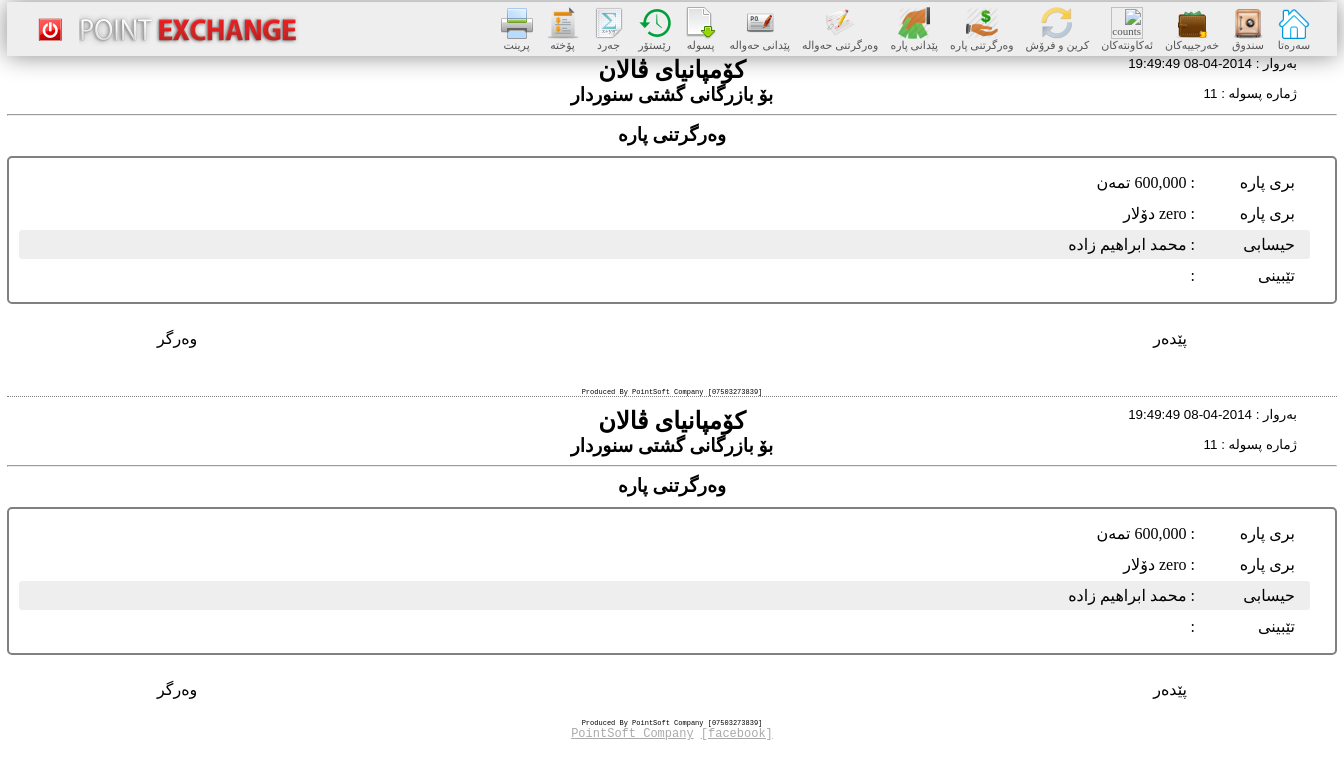
/loan_payment_view.php?id=11 (signed in), run on the app's committed database.
### tables this page shows
CREATE TABLE IF NOT EXISTS `loan_payment` (
  `id` int(11) NOT NULL AUTO_INCREMENT,
  `id_user` int(11) DEFAULT NULL,
  `id_account` int(11) NOT NULL,
  `date_time` datetime DEFAULT NULL,
  `a_dollar` decimal(12,0) DEFAULT NULL,
  `a_dinar` decimal(20,0) DEFAULT NULL,
  `a_tman` decimal(20,0) DEFAULT NULL,
  `detail` varchar(200) DEFAULT NULL,
  PRIMARY KEY (`id`)
);

CREATE TABLE IF NOT EXISTS `accounts` (
  `id` int(11) NOT NULL AUTO_INCREMENT,
  `owner_name` varchar(200) DEFAULT NULL,
  `account_number` varchar(50) DEFAULT NULL,
  `balance` bigint(20) DEFAULT NULL,
  `date_created` datetime DEFAULT NULL,
  `detail` varchar(200) DEFAULT NULL,
  PRIMARY KEY (`id`)
);

### class/loan_payment.class.php (called while the page is built, shortened)
<?php
require_once 'database.class.php';
class loan_payment extends database{
	private static $TABLE = 'loan_payment';
	public static function get_loan_payment_info($id){
		try{
			$sql = "SELECT p.id,p.date_time,p.a_dollar,p.a_dinar,p.a_tman,p.detail,a.owner_name FROM ".self::$TABLE." p left join accounts a on a.id = p.id_account WHERE p.id = :id";
			$stmt = self::$PDO->prepare($sql);
			$stmt->bindParam(':id',$id,PDO::PARAM_INT);
			$stmt->execute();
			$row = $stmt->fetch(PDO::FETCH_ASSOC);
			return $row;
		}
		catch(PDOException $e){
			echo 'Error: [loan_payment.class.php/function get_loan_payment_info]'.$e->getMessage().'<br>';
			die();
		}
	}
}
?>

### class/database.class.php (called while the page is built, shortened)
<?php
function dsh_money($money,$decimal_check = 2,$symbol = null){
	$negative = false;
	$decimal = $money - intval($money);
	$arr = array();
	if($money !== 0)
		while($money){
			$part = strval($money % 1000);
			$len = strlen($part);
			if($len == 1)
				$part = '00'.$part;
			else if($len == 2)
				$part = '0'.$part;
			$money =intval($money/1000);
			array_push($arr, $part);
		}
	else
		$arr = array(0);
	$arr = array_reverse($arr);
	$str = implode(',', $arr);
	return $str;
}
function money_to_word($number)
{
    if (!$number) return "zero";
    return $string;
}
?>

### loan_payment_view.php (the view, shortened to what this page needs)
<?php
	require_once 'class/database.class.php';
	require_once 'class/loan_payment.class.php';
	$order_payment_info = loan_payment::get_loan_payment_info(@$_GET['id']);
	$money = '';
	if($order_payment_info['a_tman'])
		$money .= dsh_money($order_payment_info['a_tman']).' تمەن ';
?>
<html>
<?php require_once 'head_tag.php'; ?>
  <body>
  	<div id="wrapper">
  		<?php require_once 'nav.php'; ?>
  		<div id="main">
			<section>
				<h2>کۆمپانیای ڤالان</h2>
				<h3>بۆ بازرگانی گشتی سنوردار</h3>
				<div class="corner">
					<p>بەروار : <?php echo $order_payment_info['date_time']; ?></p>
					<p>ژمارە پسوله : <?php echo $order_payment_info['id']; ?></p>
				</div>
				<hr>
				<h3>وەرگرتنی پاره</h3>
				<div class="package">
					<p><span> بری پاره  </span>: <?php echo $money ?> </p>
					<p><span> بری پاره  </span>: <?php echo money_to_word(intval($order_payment_info['a_dollar'])); ?> دۆلار</p>
					<p class="ee"><span> حیسابی </span>: <?php echo $order_payment_info['owner_name']; ?></p>
					<p><span> تێبینی </span>: <?php echo $order_payment_info['detail']; ?></p>
				</div>
				<div class="pedar">پێدەر</div>
				<div class="warger">وەرگر</div>
			</section>
			<div class="dash">Produced By PointSoft Company [07503273839]</div>
			<section>
				<h2>کۆمپانیای ڤالان</h2>
				<h3>بۆ بازرگانی گشتی سنوردار</h3>
				<div class="corner">
					<p>بەروار : <?php echo $order_payment_info['date_time']; ?></p>
					<p>ژمارە پسوله : <?php echo $order_payment_info['id']; ?></p>
				</div>
				<hr>
				<h3>وەرگرتنی پاره</h3>
				<div class="package">
					<p><span> بری پاره  </span>: <?php echo $money ?> </p>
					<p><span> بری پاره  </span>: <?php echo money_to_word(intval($order_payment_info['a_dollar'])); ?> دۆلار</p>
					<p class="ee"><span> حیسابی </span>: <?php echo $order_payment_info['owner_name']; ?></p>
					<p><span> تێبینی </span>: <?php echo $order_payment_info['detail']; ?></p>
				</div>
				<div class="pedar">پێدەر</div>
				<div class="warger">وەرگر</div>
			</section>
			<div class="dash2">Produced By PointSoft Company [07503273839]</div>
		</div>
		<?php require_once 'footer.php'; ?>
  </body>
</html>

### style.css (style rules this page uses)
body { background: url('images/500px/seamlesstexture21_500.jpg'); margin: 0; }
#wrapper { width: 1330px; border: 2px solid white; margin: 0 auto; background-color: rgba(255,255,255,0.8); }

### loan_payment_view.php (style rules this page uses)
.corner { margin-top: -55px; float: right; font-family: arial; font-size: smaller; direction: rtl; }
section { direction: rtl; font-family: 'kxani'; }
section h2, section h3 { text-align: center; margin:0; }
.corner p { margin:0 25px 5px 0; }
section p { margin:0 15px 2px 0; padding: 5px; padding-right: 15px; border-radius: 3px; }
section p span { display: inline-block; width: 100px; }
section .package { border: 2px solid gray; border-radius: 5px; padding: 10px; margin-top: 10px; }
.pedar { float:right; margin: 25px 150px 0 0; }
.warger { float:left; margin: 25px 0 0 150px; }
.ee { background-color: #EEE; }
.dash { border-bottom: 1px dotted gray; margin: 40px 0 10px 0; text-align: center; font-family: courier new; font-size: 7px; }
.dash2 { margin: 20px 0 0 0; text-align: center; font-family: courier; font-size: 7px; }

### data on the page
loan_payment: date_time "2014-04-08 19:49:49", id "11", a_dollar "zero", id_account.owner_name "محمد ابراهیم زاده"

### other printed values
$words[$phrase] "سەرەتا سندوق خەرجییەکان ئەکاونتەکان کرین و فرۆش وەرگرتنی پاره پێدانی پارە وەرگرتنی حەوالە پێدانی حەوالە پسولە رێستۆر جەرد پۆخته پرینت"
$money "600,000 تمەن"
